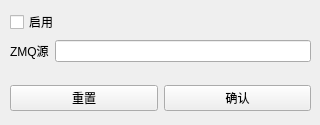
<?xml version="1.0" encoding="UTF-8"?>
<ui version="4.0">
 <class>ZMQInForm</class>
 <widget class="QWidget" name="ZMQInForm">
  <property name="geometry">
   <rect>
    <x>0</x>
    <y>0</y>
    <width>320</width>
    <height>125</height>
   </rect>
  </property>
  <property name="windowTitle">
   <string>ZMQIn</string>
  </property>
  <widget class="QWidget" name="verticalLayoutWidget">
   <property name="geometry">
    <rect>
     <x>10</x>
     <y>10</y>
     <width>301</width>
     <height>101</height>
    </rect>
   </property>
   <layout class="QVBoxLayout" name="verticalLayout">
    <item>
     <widget class="QCheckBox" name="ckEnabled">
      <property name="text">
       <string>启用</string>
      </property>
     </widget>
    </item>
    <item>
     <layout class="QFormLayout" name="formLayout">
      <item row="0" column="0">
       <widget class="QLabel" name="label">
        <property name="text">
         <string>ZMQ源</string>
        </property>
       </widget>
      </item>
      <item row="0" column="1">
       <widget class="QLineEdit" name="leZMQURL"/>
      </item>
     </layout>
    </item>
    <item>
     <layout class="QHBoxLayout" name="horizontalLayout_3">
      <property name="sizeConstraint">
       <enum>QLayout::SetDefaultConstraint</enum>
      </property>
      <item>
       <widget class="QPushButton" name="pbReset">
        <property name="text">
         <string>重置</string>
        </property>
       </widget>
      </item>
      <item>
       <widget class="QPushButton" name="pbConfirm">
        <property name="text">
         <string>确认</string>
        </property>
       </widget>
      </item>
     </layout>
    </item>
   </layout>
  </widget>
 </widget>
 <resources/>
 <connections/>
</ui>
